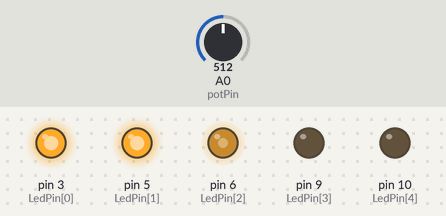
This sketch was run on a simulated Arduino Uno, built with avr-gcc and run on an emulated ATmega328P. On the bench: output pins drawn as LEDs (lit = HIGH). The inputs (shaded band) are chosen by the test bench; at power-on: A0 (potPin) = 512.

Above: at 1.2 s.
1.3 s: A0 (potPin) set to 716
At 2.1 s:
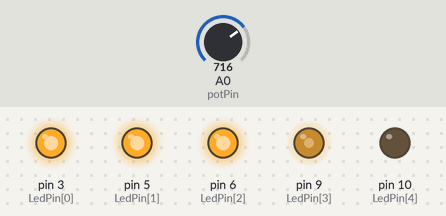
2.8 s: A0 (potPin) set to 900
At 3.3 s:
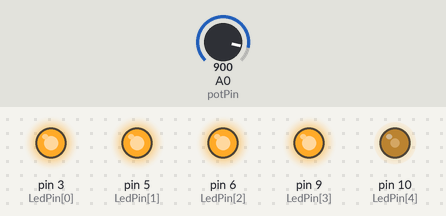
4.3 s: A0 (potPin) set to 1023
At 5.5 s:
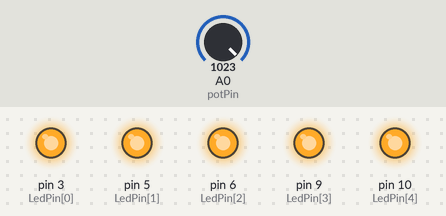
5.8 s: A0 (potPin) set to 511
At 6.7 s:
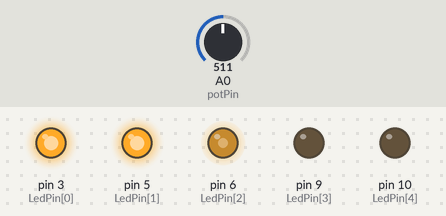
7.3 s: A0 (potPin) set to 306
At 7.9 s:
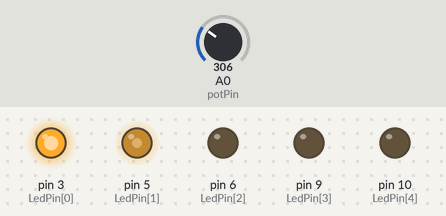
Timing chart, 0 to 9.8 s (numbered marks = the images above; inputs shaded):
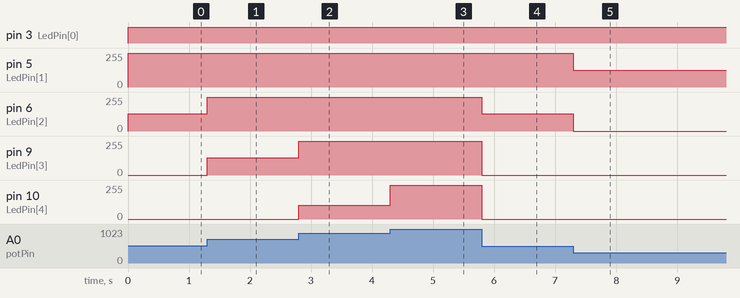

Measured:
- after the input at 1.3 s, pin 6 (LedPin[2]): 130/255 → 255/255 at once; pin 9 (LedPin[3]): 0/255 → 130/255 at once
- after the input at 2.8 s, pin 9 (LedPin[3]): 130/255 → 255/255 at once; pin 10 (LedPin[4]): 0/255 → 105/255 at once
- after the input at 4.3 s, pin 10 (LedPin[4]): 105/255 → 255/255 at once
- after the input at 5.8 s, pin 6 (LedPin[2]): 255/255 → 128/255 at once; pin 9 (LedPin[3]), pin 10 (LedPin[4]): 255/255 → 0/255 at once
- after the input at 7.3 s, pin 5 (LedPin[1]): 255/255 → 127/255 at once; pin 6 (LedPin[2]): 128/255 → 0/255 at once

The sketch:

2_rampa_de_leds_con_potenciometro1.ino
```cpp
// C++ code
int numLeds=5;
int LedPin[]={3,5,6,9,10}; //son los pines PWM
int potPin = A0; //pin del potenciometro

int division = 1024/numLeds;
int limInferior=0;
int limSuperior=0;
int pwmValor=0;
void setup()
{
  for (int i=0;i<numLeds;i++){
    pinMode(LedPin[i],OUTPUT);
  }
  Serial.begin(9600);
}

void loop()
{
  int potValor = analogRead(potPin); //leida del valor del potenciometro
  for(int i=0;i<numLeds;i++){
    limInferior = i * division;
    limSuperior = (i+1) * division;

    if (potValor >= limInferior && potValor <= limSuperior ){
      pwmValor = map(potValor, limInferior,limSuperior,0,255); //map hara una rescalacion de los valores
    }else if(potValor > limSuperior){
      pwmValor=255;
    }else{
      pwmValor=0; //apaga el led sino esta en el rango
    }
    analogWrite(LedPin[i],pwmValor);

  }
}
```
